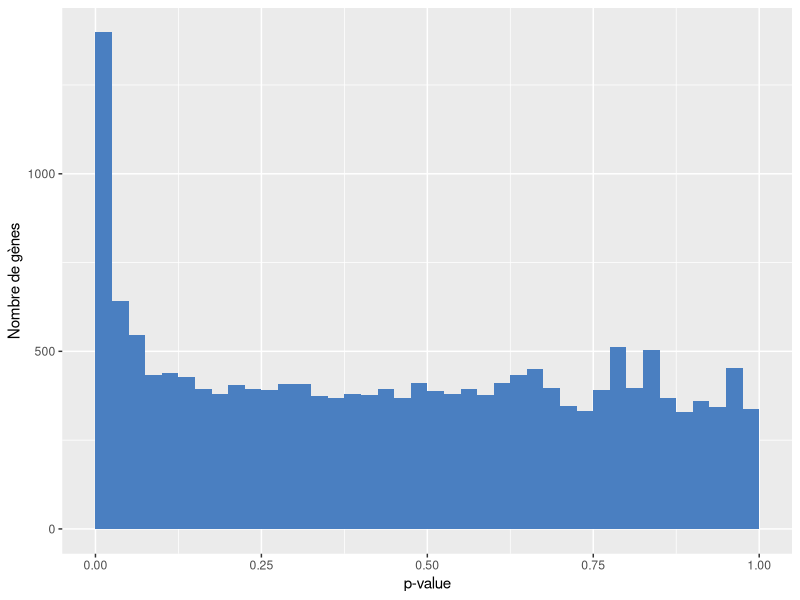
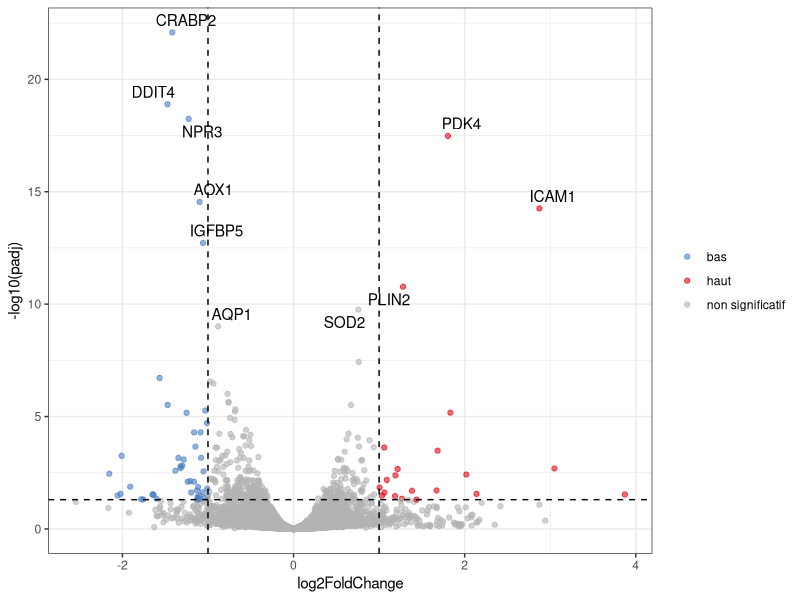
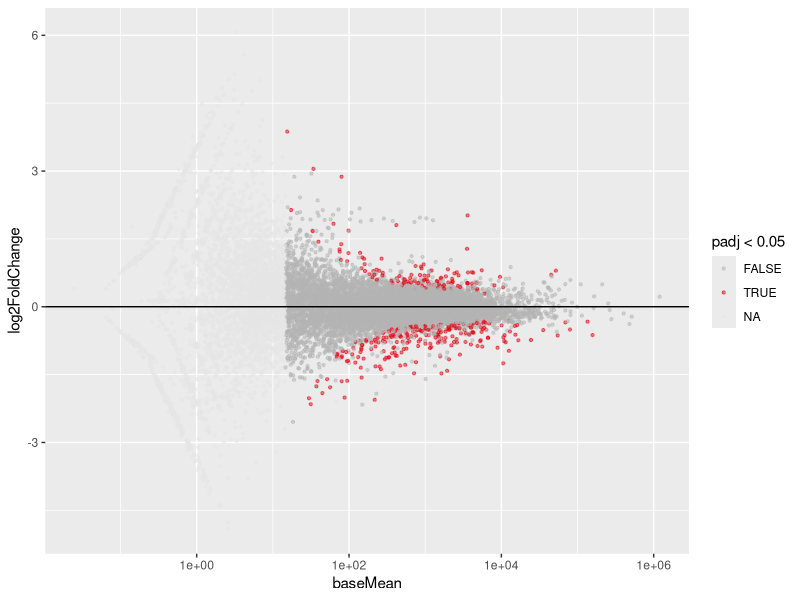
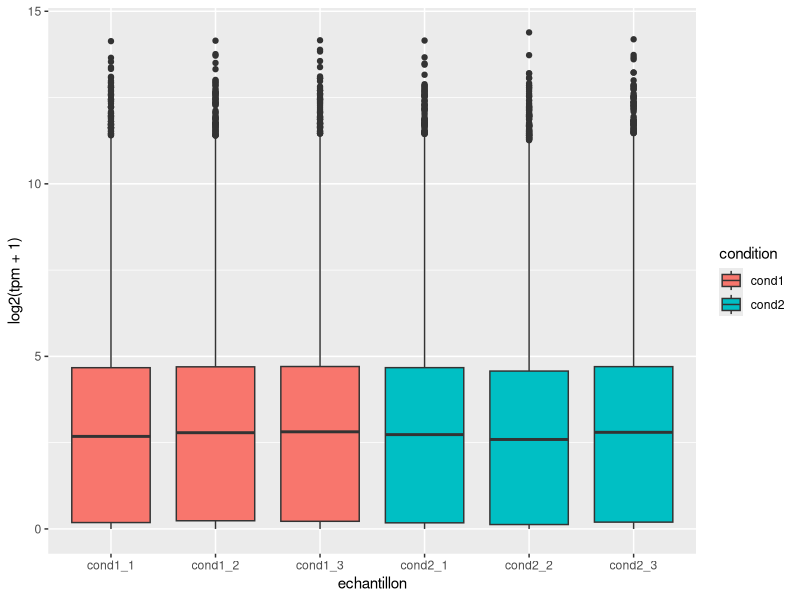
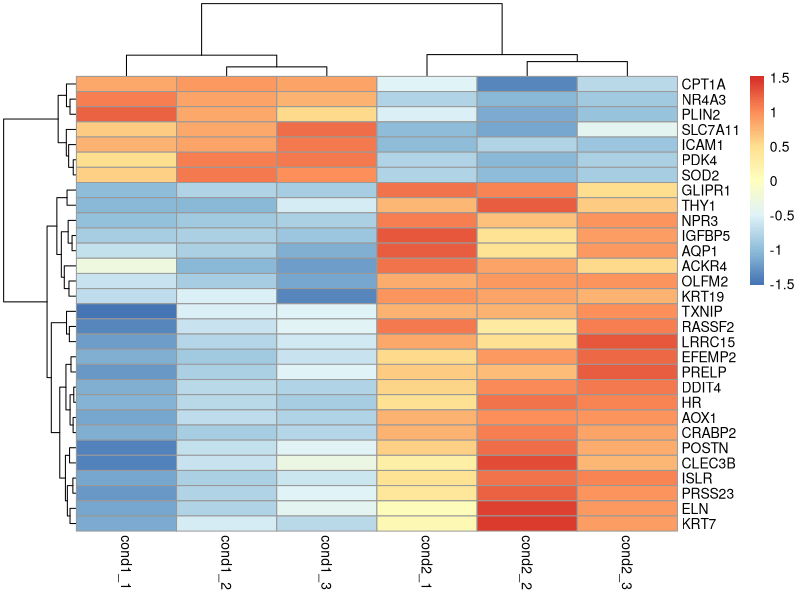
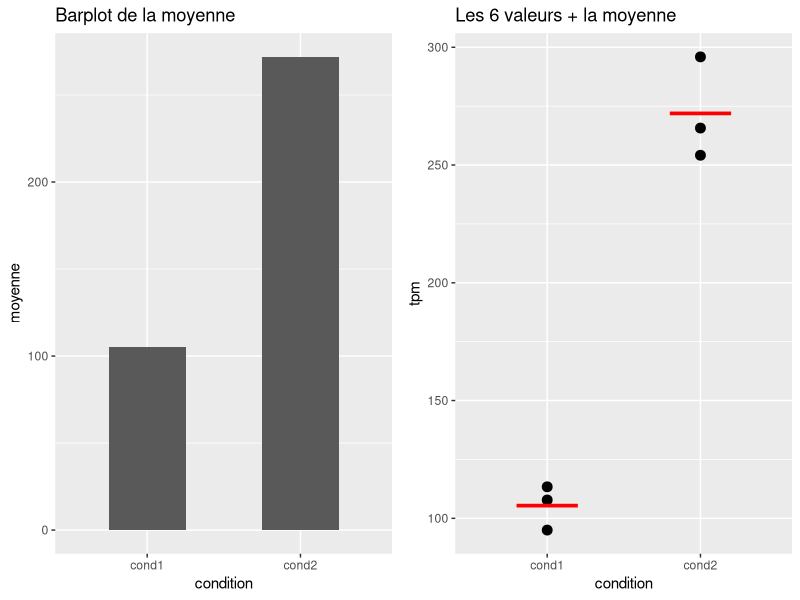
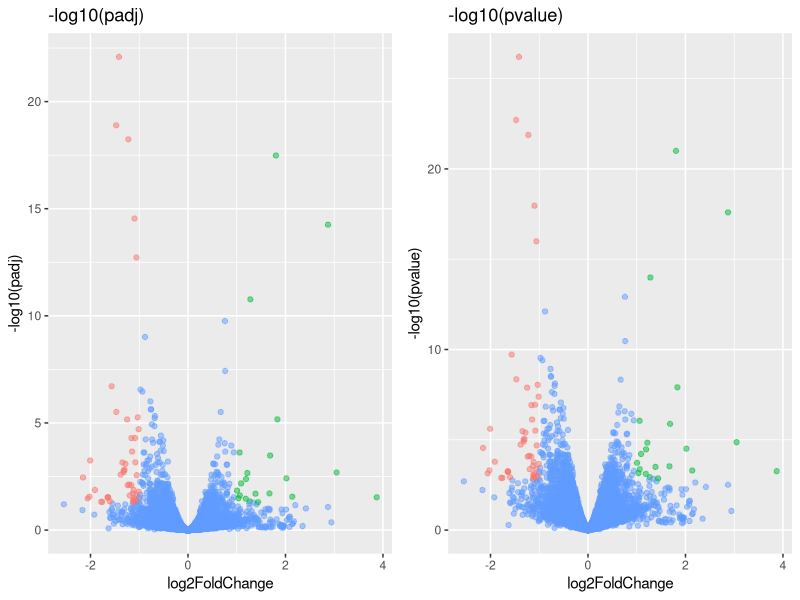
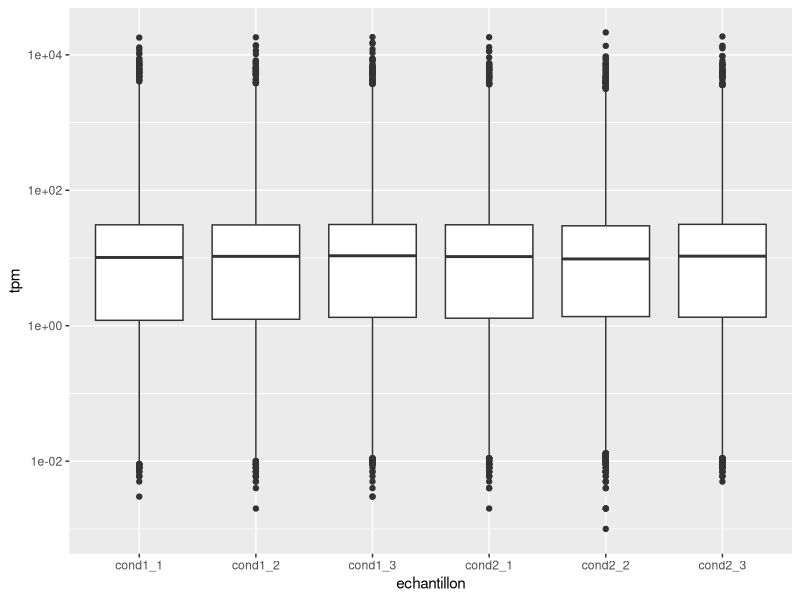

Write the R code that produced these figures, in order.
## ---- chunk 1
#| include: false
Sys.setenv(LANGUAGE = "en")
suppressPackageStartupMessages({library(tidyverse); library(ggrepel); library(pheatmap)})
knitr::opts_chunk$set(fig.width = 7, fig.height = 4.5, out.width = "80%", dpi = 110)
## ---- chunk 2
#| echo: false
# copies locales de /home/public/visu/
de  <- read_csv("data/de_resultats.csv", show_col_types = FALSE)
tpm <- read_csv("data/tpm.csv", show_col_types = FALSE)
## ---- chunk 3
nrow(de)
sum(is.na(de$padj))
sum(de$padj < 0.05, na.rm = TRUE)
## ---- chunk 4
#| warning: true
ggplot(de, aes(pvalue)) +
  geom_histogram(binwidth = 0.025, boundary = 0, fill = "#4A7FC1") +
  labs(x = "p-value", y = "Nombre de gènes")
## ---- chunk 5
de_v <- de |>
  filter(!is.na(padj)) |>
  mutate(statut = case_when(padj < 0.05 & log2FoldChange > 1  ~ "haut",
                            padj < 0.05 & log2FoldChange < -1 ~ "bas",
                            .default = "non significatif"))
count(de_v, statut)

top <- de_v |> slice_min(padj, n = 10)

ggplot(de_v, aes(x = log2FoldChange, y = -log10(padj), color = statut)) +
  geom_point(alpha = 0.6) +
  geom_vline(xintercept = c(-1, 1), linetype = 2) +
  geom_hline(yintercept = -log10(0.05), linetype = 2) +
  geom_text_repel(data = top, aes(label = gene), color = "black") +
  scale_color_manual(values = c(haut = "#E30513", bas = "#4A7FC1", `non significatif` = "grey70")) +
  labs(color = NULL) +
  theme_bw()
## ---- chunk 6
filter(de, gene == "ICAM1")
filter(tpm, gene == "ICAM1")
## ---- chunk 7
#| warning: true
ggplot(de, aes(x = baseMean, y = log2FoldChange, color = padj < 0.05)) +
  geom_point(alpha = 0.5, size = 0.8) +
  scale_x_log10() +
  geom_hline(yintercept = 0) +
  scale_color_manual(values = c(`TRUE` = "#E30513", `FALSE` = "grey70"), na.value = "grey90")
## ---- chunk 8
tpm_long <- tpm |> pivot_longer(-gene, names_to = "echantillon", values_to = "tpm")

ggplot(tpm_long, aes(x = echantillon, y = log2(tpm + 1), fill = str_sub(echantillon, 1, 5))) +
  geom_boxplot() +
  labs(fill = "condition")
## ---- chunk 9
#| fig-height: 6
genes <- de |> slice_min(padj, n = 30) |> pull(gene)
m <- tpm |>
  filter(gene %in% genes) |>
  column_to_rownames("gene") |>
  as.matrix()
pheatmap(log2(m + 1), scale = "row")
## ---- chunk 10
#| fig-width: 8
#| fig-height: 3.5
crabp2 <- tpm_long |>
  filter(gene == "CRABP2") |>
  mutate(condition = str_sub(echantillon, 1, 5))

p_barre <- crabp2 |>
  summarise(moyenne = mean(tpm), .by = condition) |>
  ggplot(aes(condition, moyenne)) + geom_col(width = 0.5) + ggtitle("Barplot de la moyenne")
p_points <- ggplot(crabp2, aes(condition, tpm)) +
  geom_point(size = 3) +
  stat_summary(fun = mean, geom = "crossbar", width = 0.4, color = "red") +
  ggtitle("Les 6 valeurs + la moyenne")
gridExtra::grid.arrange(p_barre, p_points, ncol = 2)
## ---- chunk 11
de |>
  mutate(statut = if_else(padj < 0.05, "signif", "non")) |>
  count(statut)
## ---- chunk 12
#| fig-width: 9
#| fig-height: 3.6
g1 <- ggplot(de_v, aes(log2FoldChange, -log10(padj), color = statut)) + geom_point(alpha = 0.5) +
  theme(legend.position = "none") + ggtitle("-log10(padj)")
g2 <- ggplot(de_v, aes(log2FoldChange, -log10(pvalue), color = statut)) + geom_point(alpha = 0.5) +
  theme(legend.position = "none") + ggtitle("-log10(pvalue)")
gridExtra::grid.arrange(g1, g2, ncol = 2)
## ---- chunk 13
#| warning: true
ggplot(tpm_long, aes(echantillon, tpm)) +
  geom_boxplot() +
  scale_y_log10()
## ---- chunk 14
#| fig-height: 6
pheatmap(log2(m + 1))
